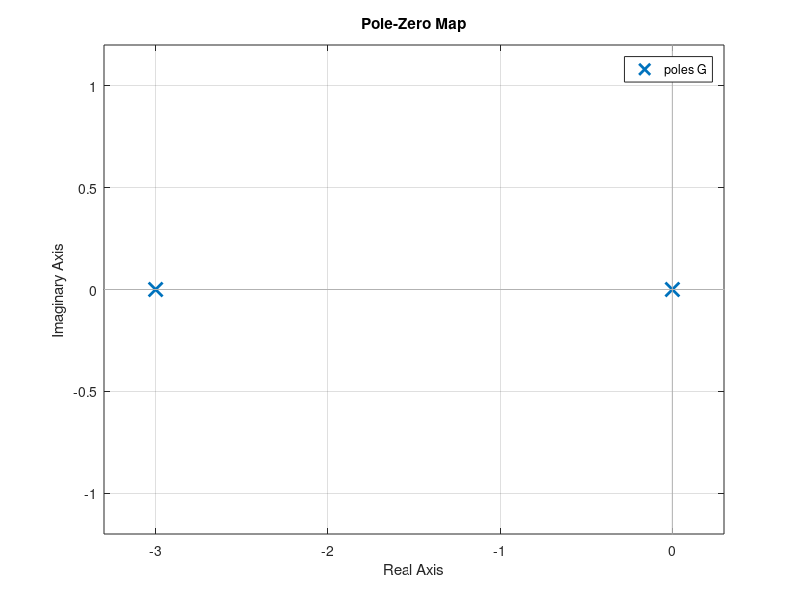

Source code (MATLAB): (Note: this script raises an error after producing the figure.)
%% Nathaniel Goldfarb
% HW2
%%
clear all
close all
clc

%% Problem 1a
%
% $$m_1 = e^{0t}$
%
% $$m_2 = e^{-3t}$


%% Problem 1a
G = tf( [200], [1,3,0])
%%
pole(G)


%% Problem 1b

pzmap(G)
%% 
% Since on poles is non-zero, and one is less then zero
% the system is said to maringal stable

%% Problem 1c1 and 1c2 
% (x+4)^3 = x^3 + 12x^2 + 48x + 64
B = [ 64; 48; 12; 1]
A = [0 0 200 0;...
     3 0 0 200;...
     1 3 0 0;...
     0 1 0 0]
x = A\B

C = tf([ x(4) x(3)], [ x(2),x(3)])

%% Problem 1c3

impulseplot(C*G)


%% Problem 2
%
% Let, $$\beta = (Js^2 + Bs)^{-1}$
%
% Let, $$\alpha = (K_p + K_i/s)$
%
% Let, $$\gamma = 1 + \alpha \beta +K_d \beta s$
%
% $$\theta = \frac{\alpha \beta}{\gamma}\theta^{d} - \frac{\beta}{\gamma}D$




%% Problem 3a

Kd = 20;
Kp = 30;
J = 2;
B = 1
omega = 1;
D = 1;
s = tf('s');

%%
% The model and controller are:

A  = 1/(J*s^2 + (B+Kd)*s + Kp);

H = A*((Kp*omega) - D)


%%
% The poles of the transfer function are:

figure(2)
step(H)

%%
% Based on the transfer fucntion The damping ratio and natural frequnecy
% is:

wn = sqrt(15)
zeta = (.5*21)/(2*wn)
a = 1;
b = 2*zeta*wn;
c = wn*wn;
%%

if b*b > 4*a*c
    disp('over Damped')
elseif b*b < 4*a*c
    disp('under damped')
else
    disp('critial damped')
end

%% Problem 3b
% The values for the PD control are
Kd_new = 79;
Kp_new = 600;
A  = 1/(J*s^2 + (B+Kd_new)*s + Kp_new);
H2 = A*((Kp*omega) - D)
%% Proble 3c

step(20*H2)

%% Problem 3d
%
% $$\lim_{x\to\infty} s\frac{40}{s} \frac{-1}{2s^{2}+80s +600}=-40/600$
% 

A  = 1/(J*s^2 + (B+Kd_new)*s + Kp_new);
D = 40;
omega = 0;
H3 = A*((Kp*omega) - D)
stepplot(H3)

%% Problem 4a
% using the RH the following bounaries are found
%
% $$1+K_{d} > 0$
%
% $$K_p(1+K_d) > 2K_I$
%
% $$K_I > 0$

%% Problem 4b
Ki_new = 1;
J = 1;
B = 2;
G = tf( [ Kp_new, Ki_new],[J, (B+Kd_new), Kp_new,Ki_new]) 
figure(3)
rlocus(G)

%% Problem 4c
figure(4)
step(40*G)

%% Problem 4d

Kp4 = 1;
Kd4 = 1;

%%
% Using the Routh Hurwitz criteria, the following value is set for Kd.
% These values are then pluged in to the closed loop transfer funciton.
% This reduces the system to a 2nd order with one zero pole
Ki4 = 0;

G = tf( [ Kp4, Ki4],[J, (B+Kd4), Kp4,Ki4]) 
%%
% Ploting the root locus
figure(5)
rlocus(G)
figure(6)   
step(G)



